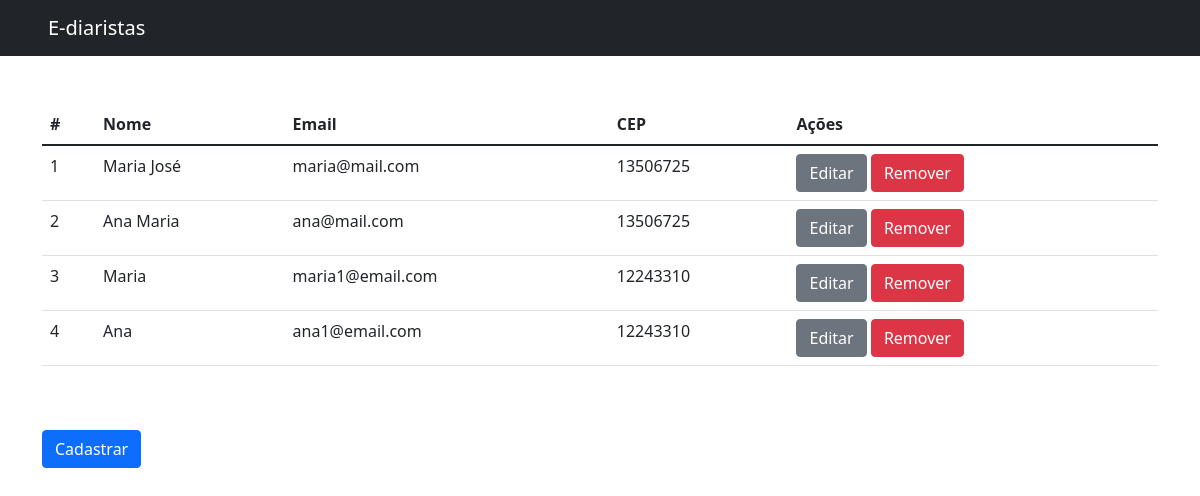
Page /web-admin/listar-diaristas on the earlier database version.
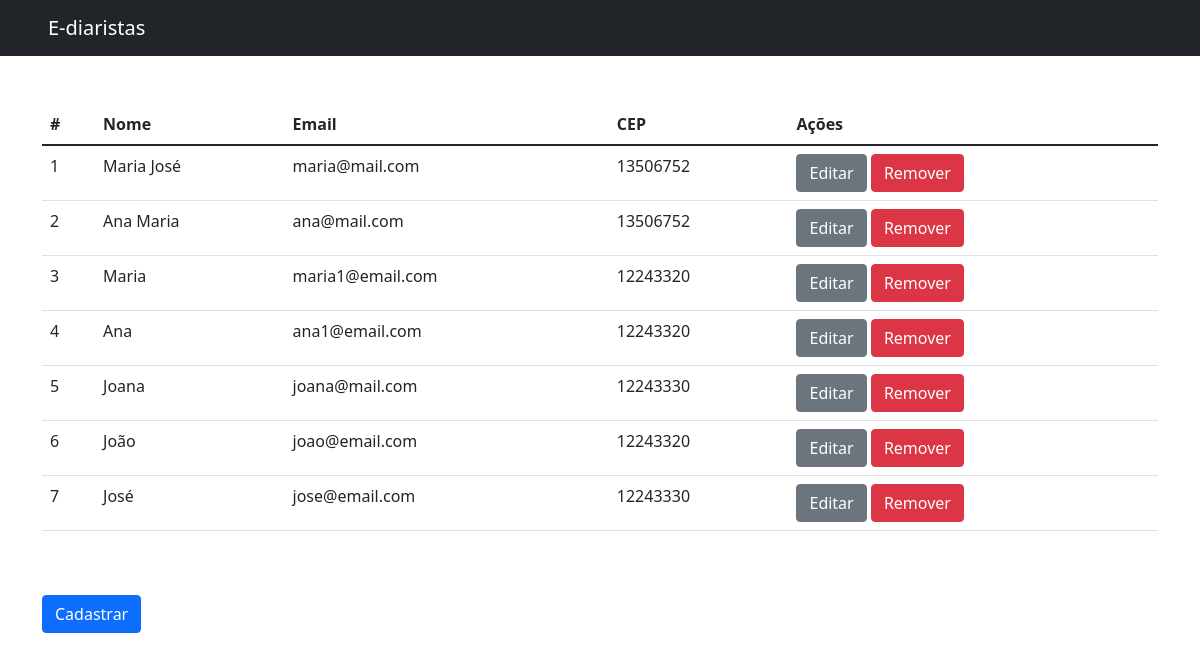
Same page on the later database version.
### web_admin/models.py (models this page shows)
class Professionals(models.Model):
  full_name = models.CharField(max_length=100, null=False, blank=False)
  cpf = models.CharField(max_length=11, null=False, blank=False, unique=True)
  email = models.EmailField(null=False, blank=False, unique=True)
  phone = models.CharField(max_length=11, null=False, blank=False)
  address = models.CharField(max_length=60, null=False, blank=False)
  number = models.IntegerField(null=False, blank=False)
  county = models.CharField(max_length=30, null=False, blank=False)
  complement = models.CharField(max_length=100, null=False, blank=True)
  zip_code = models.CharField(max_length=8, null=False, blank=False)
  state = models.CharField(max_length=2, null=False, blank=False)
  city = models.CharField(max_length=30, null=False, blank=False)
  ibge_code = models.IntegerField(null=False, blank=False)
  user_picture = models.ImageField(null=False)

### web_admin/views.py (the view)
# urls.py: path('listar-diaristas', get_professionals, name="get_professionals"),
def get_professionals(request):
  professionals = Professionals.objects.all()
  return render(request, 'professionals_list.html', {'professionals': professionals})

### web_admin/templates/professionals_list.html
{% extends 'base.html' %} {% load easy_mask %} {% block content %}
<table class="table">
  <thead>
    <tr>
      <th>#</th>
      <th>Nome</th>
      <th>Email</th>
      <th>CEP</th>
      <th>Ações</th>
    </tr>
  </thead>
  <tbody>
    {% for professional in professionals %}
    <tr>
      <td>{{professional.id}}</td>
      <td>{{professional.full_name}}</td>
      <td>{{professional.email}}</td>
      <td>{{professional.zip_code | cep}}</td>
      <td>
        <a href="{% url 'update_professionals' professional.id %}" class="btn btn-secondary">Editar</a>
        <a href="{% url 'delete_professionals' professional.id %}" class="btn btn-danger">Remover</a>
      </td>
    </tr>
    {% endfor %}
  </tbody>
</table>
<a href="{% url 'insert_professionals' %}" class="btn btn-primary my-5">Cadastrar</a>
{% endblock content %}

### web_admin/templates/base.html (shortened to what this page needs)
<!DOCTYPE html>
<html lang="en">
  <head>
    <link
      rel="stylesheet"
      href="https://cdn.jsdelivr.net/npm/bootstrap@5.1.3/dist/css/bootstrap.min.css"
    />
  </head>
  <body>
    <nav class="navbar navbar-expand-md navbar-dark bg-dark md-4 mb-5 px-5">
      <a href="{% url 'get_professionals' %}" class="navbar-brand">E-diaristas</a>
    </nav>
    <main role="main" class="container">{% block content %} {% endblock content%}</main>
  </body>
</html>

Differences in the rows shown:
changed Professionals "Maria José": zip_code|cep "13506725" → "13506752"
changed Professionals "Ana Maria": zip_code|cep "13506725" → "13506752"
changed Professionals "Maria": zip_code|cep "12243310" → "12243320"
changed Professionals "Ana": zip_code|cep "12243310" → "12243320"
added Professionals: id "5", full_name "Joana", email "joana@mail.com", zip_code|cep "12243330"
added Professionals: id "6", full_name "João", email "joao@email.com", zip_code|cep "12243320"
added Professionals: id "7", full_name "José", email "jose@email.com", zip_code|cep "12243330"
